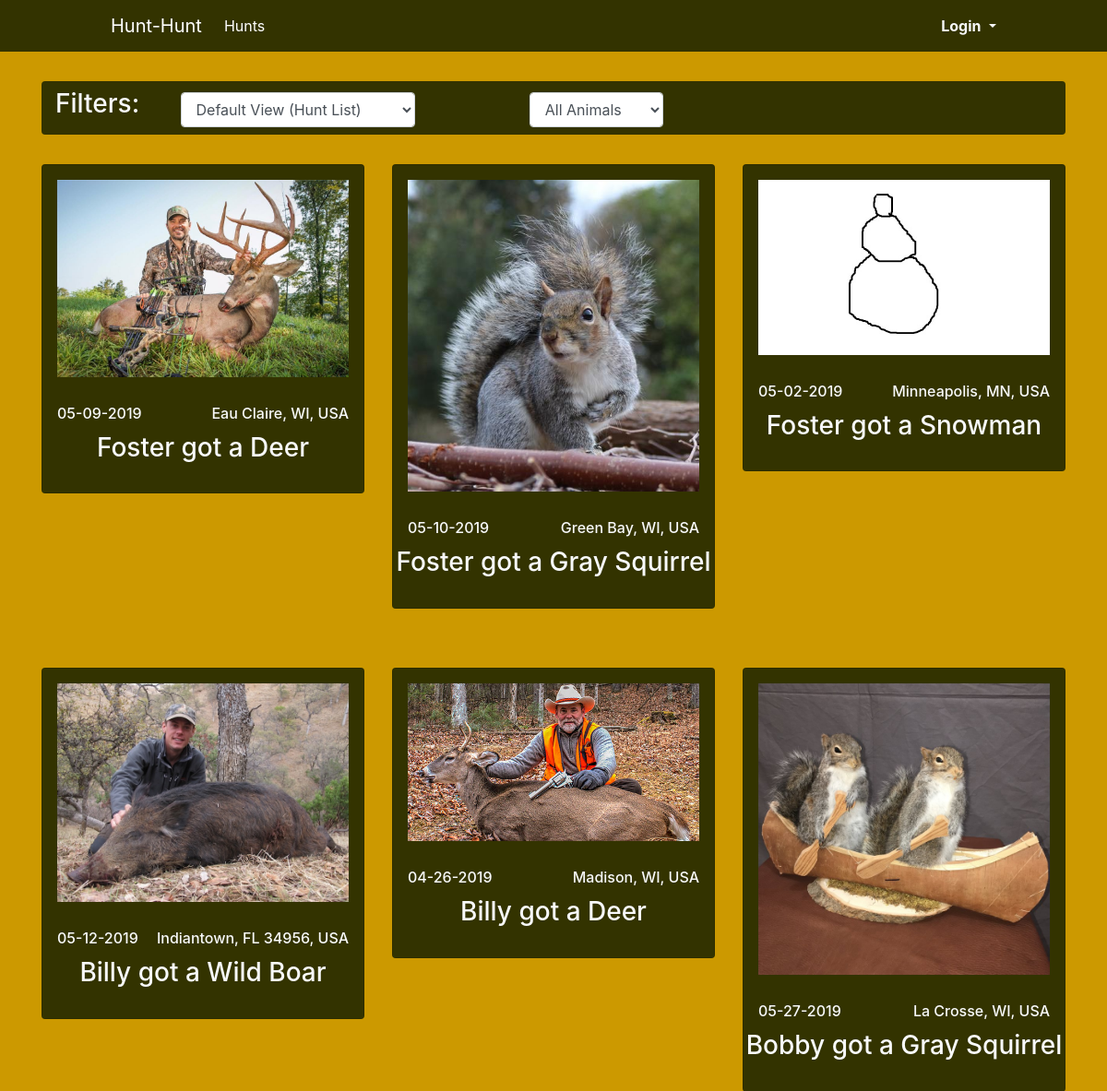
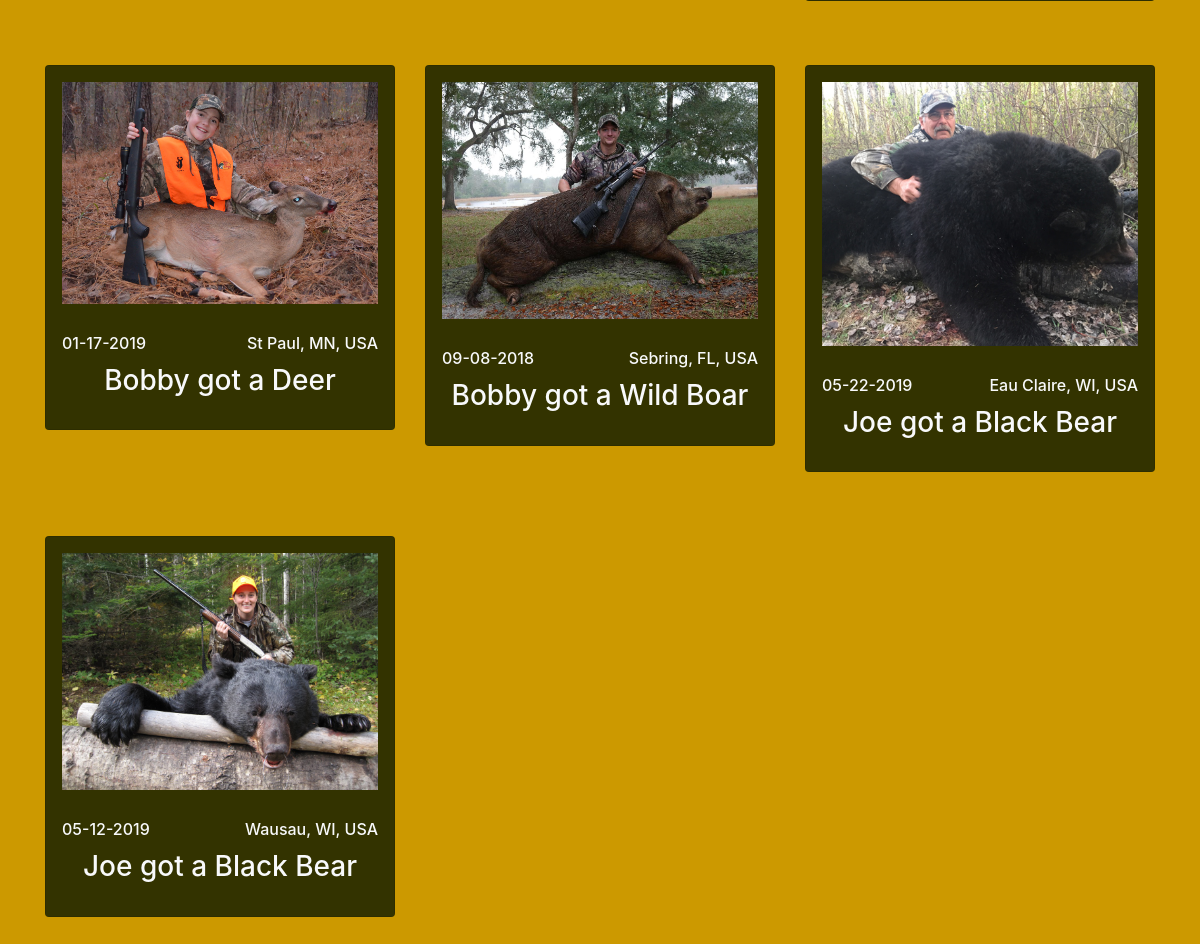
/hunts.php, run on the app's committed database (2 pictures, top to bottom).
### tables this page shows
CREATE TABLE `hunts` (
  `hunt_id` int(11) NOT NULL,
  `huntDate` date NOT NULL,
  `isSuccess` varchar(10) NOT NULL,
  `animal_id` int(11) NOT NULL,
  `location_id` int(11) NOT NULL,
  `user_id` int(11) NOT NULL
);

CREATE TABLE `locations` (
  `location_id` int(11) NOT NULL,
  `locationName` varchar(64) NOT NULL,
  `longitude` double NOT NULL,
  `latitude` double NOT NULL
);

CREATE TABLE `users` (
  `user_id` int(11) NOT NULL,
  `username` varchar(64) NOT NULL,
  `password` varchar(256) NOT NULL
);

CREATE TABLE `animals` (
  `animal_id` int(11) NOT NULL,
  `animalName` varchar(64) NOT NULL
);

### hunts.php (the view, shortened to what this page needs)
<?php
  $page = 'hunts';
  $database = new Connection();
  $conn = $database->openConnection();
  $view = "huntView";
  $addSuccessesOnly = " WHERE hunts.isSuccess = 'true'";
  $addUserHuntsToQuery = "";
  $addAnimalToQuery = "";
  $query = 'SELECT * FROM  hunts
                      INNER JOIN animals ON hunts.animal_id = animals.animal_id
                        INNER JOIN users ON hunts.user_id = users.user_id
                          INNER JOIN locations ON hunts.location_id = locations.location_id' . $addUserHuntsToQuery . $addAnimalToQuery . $addSuccessesOnly . ';';
  $statement = $conn->prepare($query);
  $statement->execute();
  $hunt_tuples = $statement->fetchAll();
?>
<!DOCTYPE html>
<html>
  <head>
    <link rel="stylesheet" href="https://stackpath.bootstrapcdn.com/bootstrap/4.3.1/css/bootstrap.min.css">
    <link rel="stylesheet" type="text/css" href="hunt.css">
  </head>
  <body>
    <?php include 'nav.php' ?>
    <div class="container">
      <div class="pt-3">
          <form method="get">
            <div class="row rounded green pt-2 pb-2 mx-auto">
              <div class="col-1 text-light">
                <h3>Filters: </h3>
              </div>
              <div class="col col-sm-4 pt-1">
    						<select style="width: auto; margin: auto;" class="form-control" onchange="this.form.submit()" name="view">
    							<option value="huntView" <?php if($view == 'huntView') { echo " selected"; } ?>>Default View (Hunt List)</option>
    						</select>
              </div>
              <div class="col col-sm-3 pt-1">
                <select style="width: auto; margin: auto;" class="form-control" onchange="this.form.submit()" name="animalSelector">
                  <option value="allAnimals">All Animals</option>
                </select>
              </div>
            </div>
					</form>
        </div>
      <?php if($view == 'huntView') { ?>
        <div class="row">
          <?php
            foreach ($hunt_tuples as $hunt) {
              if($hunt['isSuccess'] == 'true'){
                $dateToString = $hunt['huntDate'];
                $dateSplit = explode("-", $dateToString);
                $stringDate = $dateSplit[1] . '-' . $dateSplit[2] . '-' . $dateSplit[0];
    					    if(isset($_SESSION['username'])){$currentUserID = $_SESSION['user_id'];} ?>
    							<div class="col-12 col-sm-6 col-md-6 col-lg-5 col-xl-4 mt-3 pt-3 pb-3" id="hunt<?php echo $hunt['hunt_id']; ?>">
    								<div class="card mb-3 green">
    									<img src="images/hunt<?php echo $hunt['hunt_id']; ?>.jpg" class="d-block w-300 mx-auto m-3 rounded-more img-fluid pl-3 pr-3" alt="Picture of <?php echo $hunt['user_id']; ?>">
    									<div class="card-body pl-0 ml-0 pr-0 mr-0 text-light green ">
                        <h6 class="card-subtitle float-left pl-3"><?php echo $stringDate; ?></h6>
                        <h6 class="card-subtitle float-right pr-3"><?php echo $hunt['locationName']; ?></h6>
                        <h3 class="card-title mx-auto text-center"><?php echo $hunt['username'] . ' got a ' . $hunt['animalName']; ?></h3>
    									</div>
    								</div>
    							</div>
  				     <?php }
             }?>
  			</div>
      <?php } ?>
    </div>
  </body>
</html>

### nav.php (shortened to what this page needs)
<nav class="navbar navbar-expand-lg navbar-dark col mb-3">
  <a class="navbar-brand" href="index.php">Hunt-Hunt</a>
  <div class="collapse navbar-collapse" id="navbarSupportedContent">
    <ul class="navbar-nav mr-auto">
      <li class="nav-item <?php if($page === "hunts"){ echo 'active';}?>">
        <a class="nav-link" href="hunts.php">Hunts</a>
      </li>
    </ul>
    <div>
      <ul class="navbar-nav navbar-right">
        <li class="dropdown">
          <a href="" class="dropdown-toggle text-light" data-toggle="dropdown"><b><?php if(isset($_SESSION['username'])){echo $_SESSION['username'];}else{echo 'Login';} ?></b>&nbsp;<span class="caret"></span></a>
        </li>
      </ul>
    </div>
</nav>

### hunt.css (style rules this page uses)
.dropdown { position: block; }
body { background-color: #CC9900; }
.navbar { background-color: #333300; padding-right: 10%; padding-left: 10%; }
.green { background-color: #333300; }
.rounded-more { border-radius: 10px; }

### data on the page
hunts: shows a picture, huntDate "05-09-2019", location.locationName "Eau Claire, WI, USA", user.username "Foster", animal.animalName "Deer"
hunts: shows a picture, huntDate "05-10-2019", location.locationName "Green Bay, WI, USA", user.username "Foster", animal.animalName "Gray Squirrel"
hunts: shows a picture, huntDate "05-02-2019", location.locationName "Minneapolis, MN, USA", user.username "Foster", animal.animalName "Snowman"
hunts: shows a picture, huntDate "05-12-2019", location.locationName "Indiantown, FL 34956, USA", user.username "Billy", animal.animalName "Wild Boar"
hunts: shows a picture, huntDate "04-26-2019", location.locationName "Madison, WI, USA", user.username "Billy", animal.animalName "Deer"
hunts: shows a picture, huntDate "05-27-2019", location.locationName "La Crosse, WI, USA", user.username "Bobby", animal.animalName "Gray Squirrel"
hunts: shows a picture, huntDate "01-17-2019", location.locationName "St Paul, MN, USA", user.username "Bobby", animal.animalName "Deer"
hunts: shows a picture, huntDate "09-08-2018", location.locationName "Sebring, FL, USA", user.username "Bobby", animal.animalName "Wild Boar"
hunts: shows a picture, huntDate "05-22-2019", location.locationName "Eau Claire, WI, USA", user.username "Joe", animal.animalName "Black Bear"
hunts: shows a picture, huntDate "05-12-2019", location.locationName "Wausau, WI, USA", user.username "Joe", animal.animalName "Black Bear"
